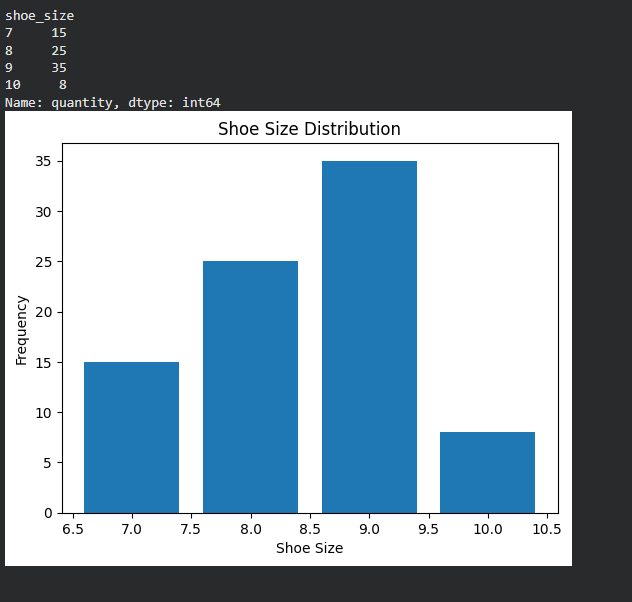

The Python source for this figure:
import pandas as pd
import matplotlib.pyplot as plt

data = {
'shoe_size':[7,8,9,7,8,9,10],
'quantity':[10,15,20,5,10,15,8]
}

df = pd.DataFrame(data)

freq = df.groupby('shoe_size')['quantity'].sum()

print(freq)

plt.bar(freq.index, freq.values)
plt.xlabel("Shoe Size")
plt.ylabel("Frequency")
plt.title("Shoe Size Distribution")
plt.show()
